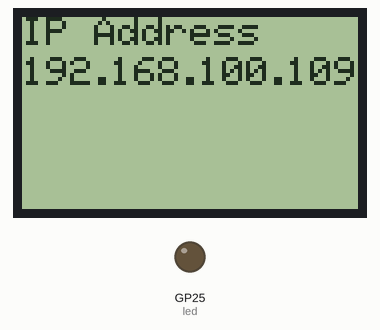
A program run on a simulated Raspberry Pi Pico running CircuitPython. Shown: 84×48 one-colour display, output pins drawn as LEDs (lit = HIGH). What the program prints to the serial console is not drawn. At 0.7 s the program ends and the board releases its pins; the recording ends there.

Above: at 0.67 s.
Timing chart, 0 to 0.7 s (numbered marks = the images above):
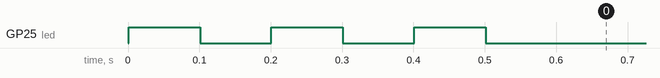

Measured:
- by itself, GP25 (led): alternates HIGH for 0.10 s and LOW for 0.10 s

The program:

pcd8544_5110_ip_address_demo_pico.py
```python
# (licence header left out)
"""
Libraries needed that must be copied to /lib
    adafruit_pcd8544.mpy
    adafruit_framebuf.mpy
For Blinka Installs
    pip3 install adafruit-blinka
    pip3 install adafruit-circuitpython-framebuf
    pip3 install adafruit-circuitpython-pcd8544
Fonts that must be copied to the root or the same directory as the script
    font5x8.bin must be acquired from from https://github.com/adafruit/Adafruit_CircuitPython_framebuf/blob/main/examples/font5x8.bin
See below for pin assignments

import pcd8544_5110_ip_address_demo_pico
from pcd8544_5110_ip_address_demo_pico import *
demo_pico()
"""

# test program without the network portion
import adafruit_pcd8544

import board
import busio
import digitalio
import time

#  TODO do font size math to make this work on other displays
def display_ip_compressed(display, our_address, text_row, char_width=6, char_height=10):
    """
    5x8 - font
    6x10 - pad one on the side and two on the bottom
    5 lines of text is 50 pixels or 48 vertical pixels because we don't need to pad the last row
    writes out an IP address replacing 6 pixels wide '.' character with 4p pixels wide 2x2 square
    Nokia display is 84x48 = 14 characters wide = 84 pixels
    An IP address can be 3*4+3 = 15 characters
    Each character is 6 (5+1) wide.  3 characters are 18 plus a dot is 24 wide
    Each character is 10 (8+2) tall
    """
    y_position = char_height * text_row
    display.text("              ", 0, y_position, 1)  # erase the line
    display.rect(
        (char_width * 3) + (4 * 0) + 1, y_position + (char_height - 5), 2, 2, 1
    )
    display.rect(
        (char_width * 6) + (4 * 1) + 1, y_position + (char_height - 5), 2, 2, 1
    )
    display.rect(
        (char_width * 9) + (4 * 2) + 1, y_position + (char_height - 5), 2, 2, 1
    )
    if our_address:
        our_octets = str(our_address).split(".")
        display.text(our_octets[0], (char_width * 0) + (4 * 0), y_position, 1)
        display.text(our_octets[1], (char_width * 3) + (4 * 1), y_position, 1)
        display.text(our_octets[2], (char_width * 6) + (4 * 2), y_position, 1)
        display.text(our_octets[3], (char_width * 9) + (4 * 3), y_position, 1)
    display.show()


def display_text(display, text, text_row, text_col, char_height=10, char_width=6):
    y_position = char_height * text_row
    display.text(text, char_width * text_col, y_position, 1)


#################################################################
# Pico Pins - SPI0
# GP20 -              = RESET
# GP19 - SPI0 TX MOSI = D IN
# GP18 - SPI0 SCK     = CLK
# GP17 - SPI0 CSn     = CE
# GP16 - SPI0 RX      = DC
# Backlight not connected


def demo_pico():
    DISPLAY_RESET = board.GP20  # pin26
    DISPLAY_DC = board.GP16  # pin 21
    DISPLAY_CS = board.GP17  # pin 22
    SCK = board.GP18  # pin 24
    MOSI = board.GP19  # pin 25

    #################################################################

    # Show we're up using status light on LED
    try:
        led = digitalio.DigitalInOut(board.LED)
        led.direction = digitalio.Direction.OUTPUT
        led.value = 0
        for i in range(1, 4):
            led.value = not led.value
            time.sleep(0.1)
            led.value = not led.value
            time.sleep(0.1)
    except AttributeError:
        # u2if uses the onboard LED for its own status purposes
        pass  # u2if doesnt' support the led

    # LCD setup
    spi = busio.SPI(SCK, MOSI=MOSI)
    dc = digitalio.DigitalInOut(DISPLAY_DC)  # data/command
    cs = digitalio.DigitalInOut(DISPLAY_CS)  # Chip select
    reset = digitalio.DigitalInOut(DISPLAY_RESET)  # reset
    display = adafruit_pcd8544.PCD8544(spi, dc, cs, reset)
    display.contrast = 60
    display.fill(0)
    display.show()

    # compress the width needed by putting a blank space instead of "."
    our_address = "192.168.100.109"
    print("IP Address: %s" % our_address)
    display_text(display, "IP Address", 0, 0)
    display_ip_compressed(display, our_address, 1)
    display_text(display, str(our_address), 2, 0)
    display_text(display, "==========", 3, 2)
    display.show()


print("Starting Display Test")
demo_pico()
print("Completed Display Test")
```
